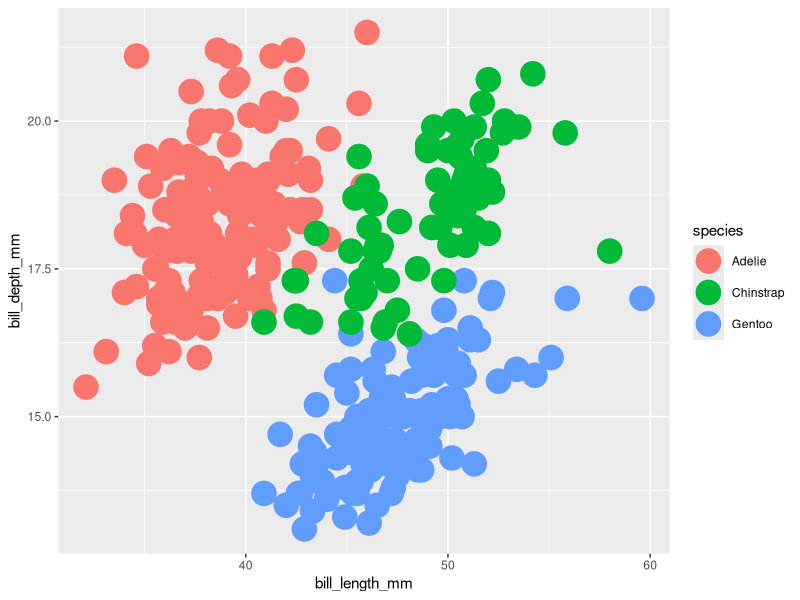

Source code (R):
library(tidyverse)
library(palmerpenguins)

penguins |>
    filter(species == "Adelie") |>
    summarize(avg_bill_length = mean(bill_length_mm, na.rm = TRUE))

penguins |>
    ggplot(aes(x = bill_length_mm, y = bill_depth_mm, color = species)) +
    geom_point(size = 8)
